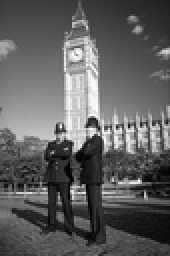
%> input picture hw7/input/tower.png, 85 x 128 px, shrunk from 321 x 481 before the run (shown 2 times larger)
$ octave scratchpad.m   (GNU Octave 9; MATLAB toolbox functions it lacks are replaced by stand-ins)
%> lines starting %> are read from the running program, lines starting %| are printed output that depends on the picture
### hw7/fast_detector.m
function [points] = fast_detector(img, threshold, n_star)
    points_on_circle = [0    -3;
    1    -3;
    2    -2;
    3    -1;
    3     0;
    3     1;
    2     2;
    1     3;
    0     3;
    -1     3;
    -2     2;
    -3     1;
    -3     0;
    -3    -1;
    -2    -2;
    -1    -3];
    points = [];
    [height, width] = size(img);
    radius = 3;
    for x=radius+1:width-radius-1
        for y=radius+1:height-radius-1
            color_values = zeros(1, size(points_on_circle, 1));
            current_pixel_value = img(y,x);
            for n=1:size(points_on_circle,1)
                color_values(1, n) = img(y+points_on_circle(n, 2),x+points_on_circle(n, 1));
            end
            above_values = color_values > current_pixel_value + threshold;
            longest_seq_of_up_values = longest_non_zero_seq(above_values);
            below_values = color_values < current_pixel_value - threshold;
            longest_seq_of_down_values = longest_non_zero_seq(below_values);
            if longest_seq_of_up_values >= n_star || longest_seq_of_down_values >= n_star
                points = cat (1, points, [x y]);
            end
        end
    end
end

### hw7/scratchpad.m
clc;clear;close all;
img = double(imread('input\tower.png'));
%> img: size 128x85 double; min 0, max 255, mean 95.3; mean of the top-left, top-right, bottom-left and bottom-right quarters 124.3, 100.4, 83, 74.1
thresholds = [20 30 50 60];
n_star = 9;
for threshold=thresholds
    points = fast_detector(img, threshold, n_star);
    imagesc(img);
    colormap('gray');
    hold on;
    plot(points(:, 1), points(:, 2), 'rx');
    hold off;
    pause(2);
end
%> this loop made 4 passes
%> pass 1, `plot(points(:, 1), points(:, 2), 'rx');`:
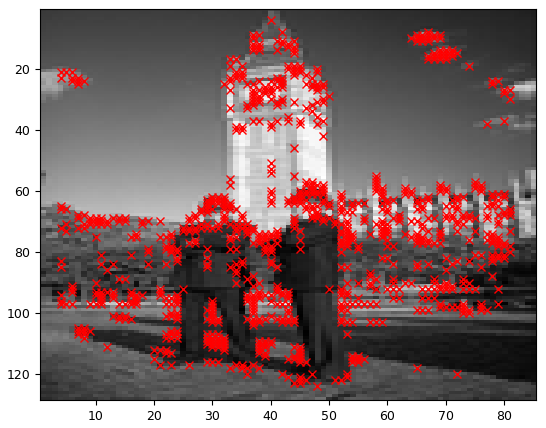
%> figure redrawn from the program's plot data
%> after the loop:
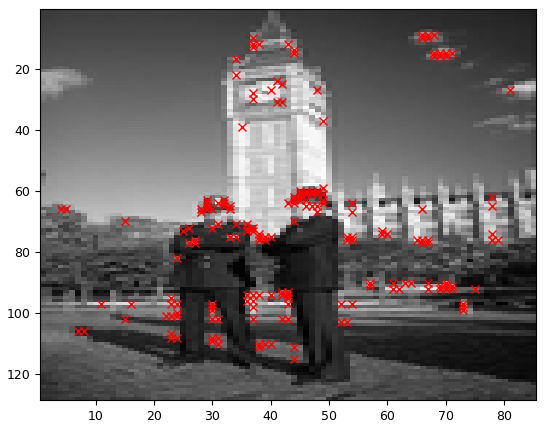
%> figure redrawn from the program's plot data
